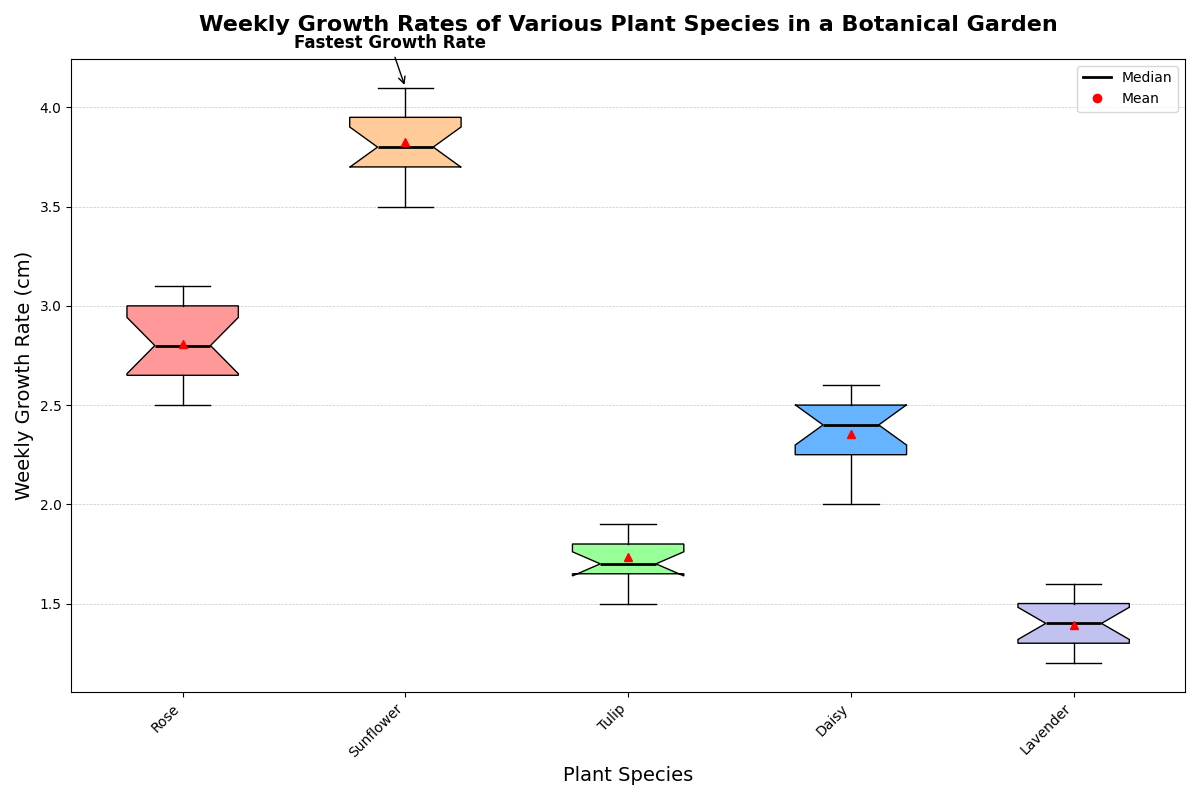

Write the Python code that produced this figure.
import matplotlib.pyplot as plt
import numpy as np

# Backstory:
# We are analyzing the growth rates of various plant species over the course of a growing season in a botanical garden.
# The garden's research team has recorded the weekly growth rates (in cm) for five different plant species.

# Plant species
species = ['Rose', 'Sunflower', 'Tulip', 'Daisy', 'Lavender']

# Weekly growth rates (in cm)
# Data structured as lists of weekly growth rates for each species
growth_rates = [
    [2.5, 2.7, 2.8, 3.0, 2.6, 3.1, 2.9, 2.8, 3.0, 2.7, 2.5, 3.0, 2.6, 2.8, 3.1],  # Rose
    [3.5, 3.6, 3.7, 3.8, 4.0, 3.9, 4.1, 3.8, 3.7, 3.9, 4.0, 3.8, 3.6, 3.9, 4.1],  # Sunflower
    [1.5, 1.6, 1.7, 1.6, 1.8, 1.7, 1.9, 1.8, 1.6, 1.7, 1.8, 1.9, 1.7, 1.8, 1.9],  # Tulip
    [2.0, 2.1, 2.3, 2.2, 2.4, 2.3, 2.2, 2.5, 2.4, 2.3, 2.5, 2.6, 2.4, 2.5, 2.6],  # Daisy
    [1.2, 1.3, 1.2, 1.4, 1.3, 1.5, 1.3, 1.4, 1.3, 1.5, 1.4, 1.6, 1.5, 1.4, 1.6]   # Lavender
]

# Create the figure and axis
fig, ax = plt.subplots(figsize=(12, 8))

# Create a box plot
box = ax.boxplot(growth_rates, patch_artist=True, notch=True, vert=True, showmeans=True)

# Set colors for each box
colors = ['#ff9999', '#ffcc99', '#99ff99', '#66b3ff', '#c2c2f0']
for patch, color in zip(box['boxes'], colors):
    patch.set_facecolor(color)

# Customize the plot
ax.set_title('Weekly Growth Rates of Various Plant Species in a Botanical Garden', fontsize=16, fontweight='bold', pad=20)
ax.set_xlabel('Plant Species', fontsize=14)
ax.set_ylabel('Weekly Growth Rate (cm)', fontsize=14)
ax.set_xticks(np.arange(1, len(species) + 1))
ax.set_xticklabels(species, rotation=45, ha='right')

# Customize medians and means
for median, mean in zip(box['medians'], box['means']):
    median.set_color('black')
    median.set_linewidth(2)
    mean.set_markerfacecolor('red')
    mean.set_markeredgecolor('red')

# Create a custom legend
median_legend = plt.Line2D([0], [0], color='black', lw=2, label='Median')
mean_legend = plt.Line2D([0], [0], marker='o', color='w', markerfacecolor='red', markersize=8, label='Mean')
ax.legend(handles=[median_legend, mean_legend], loc='upper right')

# Add a grid for better readability
ax.yaxis.grid(True, linestyle='--', linewidth=0.5, alpha=0.7)

# Highlight a notable observation
ax.annotate('Fastest Growth Rate', xy=(2, 4.1), xytext=(1.5, 4.3),
            arrowprops=dict(facecolor='black', arrowstyle='->'),
            fontsize=12, fontweight='bold', color='black')

# Automatically adjust the layout to prevent overlapping
plt.tight_layout()

# Display the plot
plt.show()
